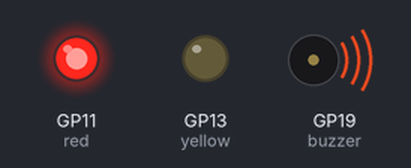
A program run on a simulated Raspberry Pi Pico running CircuitPython. Parts: output pins drawn as LEDs (lit = HIGH), buzzer (waves = sounding).

Above: at 0.15 s.
At 2.25 s:
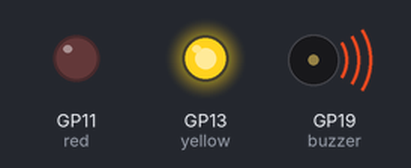
Timing chart, 0 to 3.0 s (numbered marks = the images above):
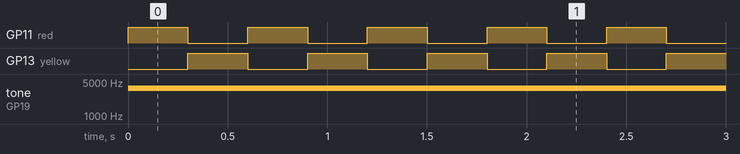

Measured:
- by itself, GP11 (red), GP13 (yellow): alternates HIGH for 0.30 s and LOW for 0.30 s
- by itself, tone on GP19 (buzzer): silent → 3700 Hz at 0.00 s

The program:

leds_police.py
```python
# Tutaj pisz swój kod, młody padawanie ;-)
import board
from time import sleep
from digitalio import DigitalInOut, Direction
import pwmio

buzzer = pwmio.PWMOut(board.GP19, frequency=3700, duty_cycle=0, variable_frequency=True)
red = DigitalInOut(board.GP11)
red.direction = Direction.OUTPUT

yellow = DigitalInOut(board.GP13)
yellow.direction = Direction.OUTPUT
yellow.value = True
red.value = False

def toggle(pin):
    if pin.value:
        pin.value = False
    else:
        pin.value = True

while True:
    toggle(yellow)
    toggle(red)
    buzzer.duty_cycle = 2 ** 11
    sleep(0.3)
    buzzer.duty_cycle = 0
    toggle(red)
    toggle(yellow)
    buzzer.duty_cycle = 2 ** 12
    sleep(0.3)
    buzzer.duty_cycle = 0
```
